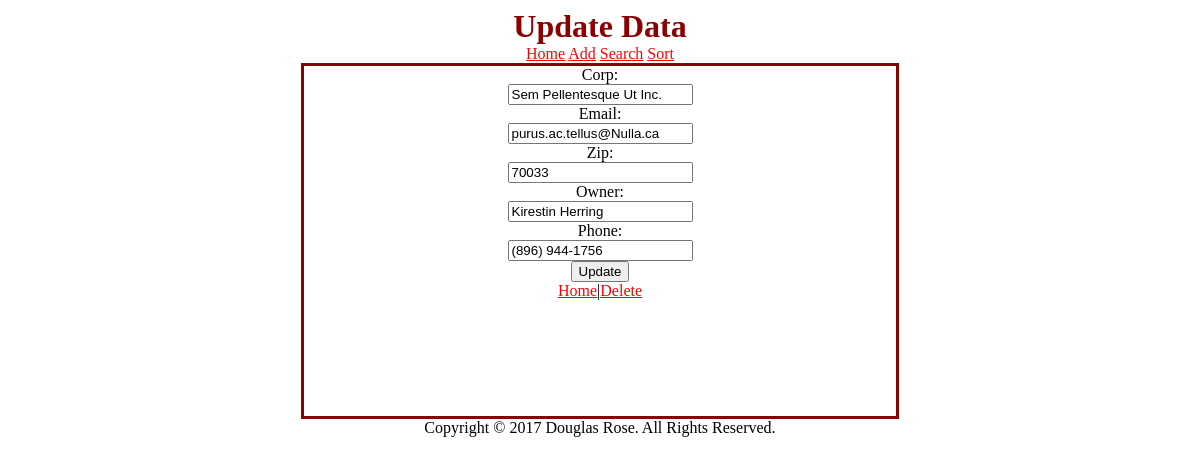
The page /Lab4/update.php?id=19 on the database its author committed.
### tables this page shows
CREATE TABLE `corps` (
  `id` mediumint(8) UNSIGNED NOT NULL,
  `corp` varchar(255) DEFAULT NULL,
  `incorp_dt` varchar(255) DEFAULT NULL,
  `email` varchar(255) DEFAULT NULL,
  `zipcode` varchar(10) DEFAULT NULL,
  `owner` varchar(255) DEFAULT NULL,
  `phone` varchar(100) DEFAULT NULL
);

### Lab4/assets/corps.php (the view, shortened to what this page needs)
<?php
function updateForm($db, $id){
    try {
        $sql = $db->prepare("SELECT * FROM corps WHERE id=:id");
        $sql->bindParam(':id', $id, PDO::PARAM_INT);
        $sql->execute();
        $corps = $sql->fetchAll(PDO::FETCH_ASSOC);
        if ($sql->rowCount() > 0) {
            $form = "<form method='post' action='#'>" . PHP_EOL;
            foreach ($corps as $corp) {
                $form .= "Corp:</br><input type='text' name='corp' id='corp' value='" . $corp['corp'] . "'/><br />";
                $form .= "Email:</br><input type='text' name='email' id='corp' value='" . $corp['email'] . "'/><br />";
                $form .= "Zip:</br><input type='text' name='zipcode' id='corp' value='" . $corp['zipcode'] . "'/><br />";
                $form .= "Owner:</br><input type='text' name='owner' id='corp' value='" . $corp['owner'] . "'/><br />";
                $form .= "Phone:</br><input type='text' name='phone' id='corp' value='" . $corp['phone'] . "'/><br />";
                $form .= "<input type='submit' name='action' value='Update'/>";
                $form .= "<br /><a href=\"index.php\">Home</a>|";
                $form .= "<a href='delete.php?id=" . $corp['id'] . "'>Delete</a>";
            }
        } else {
            echo ($id);
            $form = "nothing to see here";
            $form .= "<br /><a href=\"index.php\">Home</a>";
        }
        return $form;
    }catch(PDOException $e){
        die("There was a problem grabbing the data");
    }
}

### Lab4/assets/header.php (style rules this page uses)
a { color: red; }
body { text-align: center; }

### rows shown on the page
corps: corp "Sem Pellentesque Ut Inc.", email "purus.ac.tellus@Nulla.ca", zipcode "70033", owner "Kirestin Herring", phone "(896) 944-1756"
